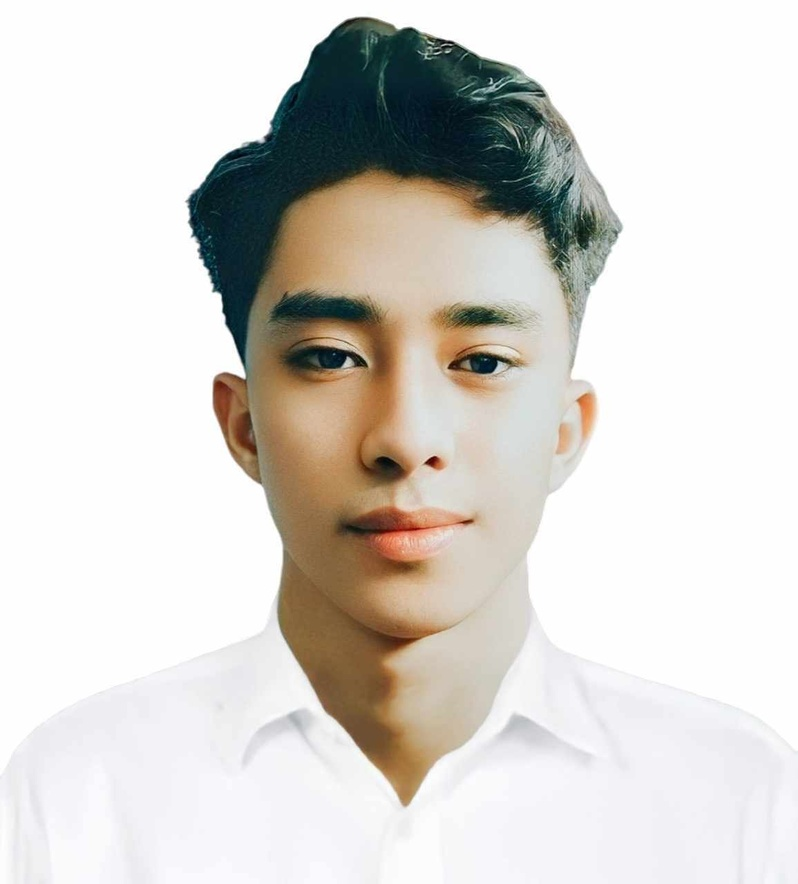
#> input picture Feature-Extraction-Machine-Problem-3/images/original_image1.jpg, 798 x 884 px, shrunk from 1155 x 1280 before the run, found by its file name
$ jupyter execute --allow-errors feature_extraction.ipynb   (shell and % lines are left out)
#> lines starting #> are read from the running program, lines starting #| are printed output that depends on the picture
[cell 1]


%cd opencv
%cd build

[cell 2]
from google.colab import drive
drive.mount('/content/drive')

#***SIFT***

[cell 3]
import cv2
import matplotlib.pyplot as plt

# Load the images
image1 = cv2.imread('/content/drive/MyDrive/IMAGES/original_image1.jpg')
#> image1 is the input picture: shape (884, 798, 3); mean B, G, R 208.6, 213.3, 216.5
image2 = cv2.imread('/content/drive/MyDrive/IMAGES/original_image2.jpg')
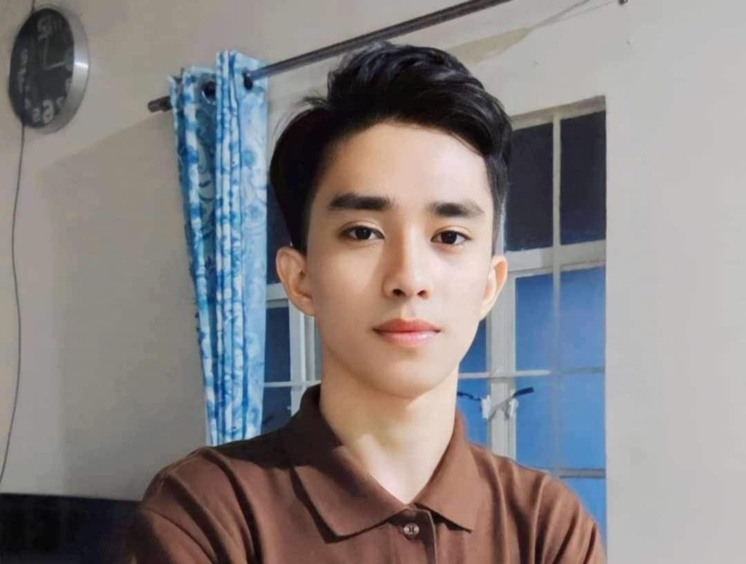
#> input picture Feature-Extraction-Machine-Problem-3/images/original_image2.jpg, 746 x 564 px, shrunk from 1080 x 817 before the run, found by its file name
#> image2 is the input picture: shape (564, 746, 3); mean B, G, R 131.6, 131.1, 136.2

# Convert both images to grayscale
gray_image1 = cv2.cvtColor(image1, cv2.COLOR_BGR2GRAY)
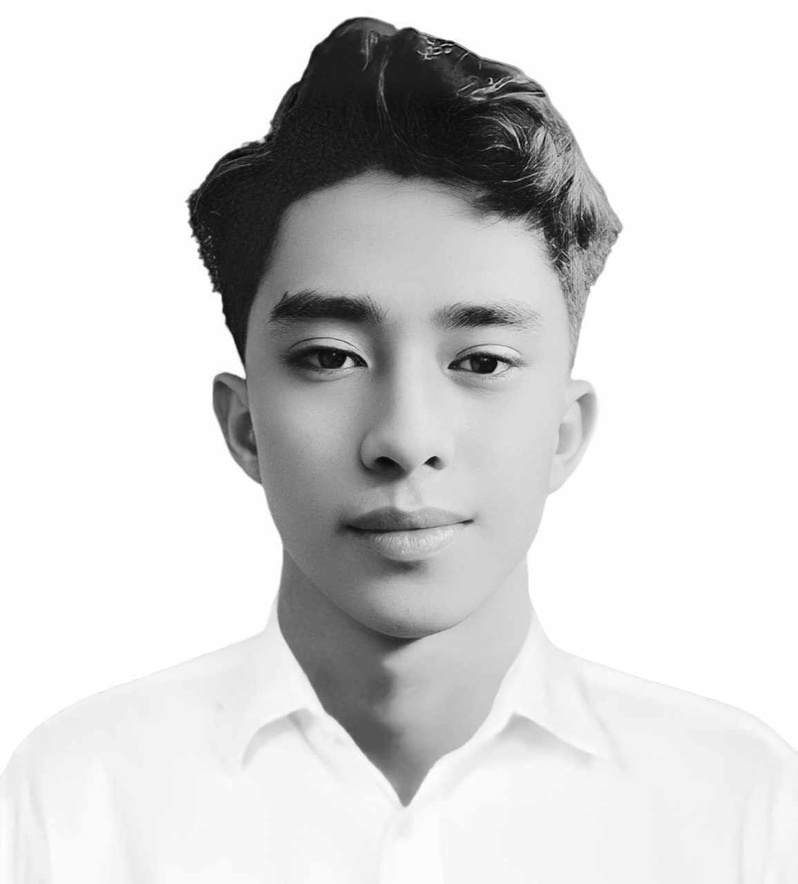
#> gray_image1: shape (884, 798); min 0, max 255, mean 213.8
gray_image2 = cv2.cvtColor(image2, cv2.COLOR_BGR2GRAY)
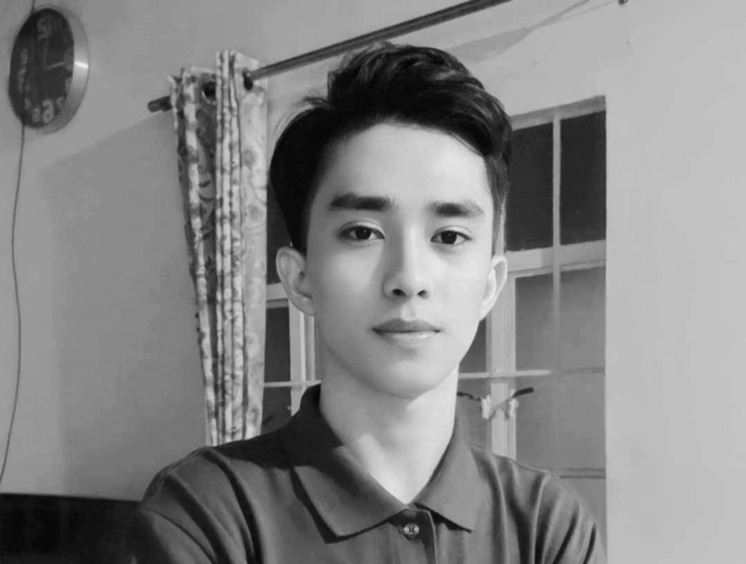
#> gray_image2: shape (564, 746); min 2, max 239, mean 132.7

# Initialize SIFT detector
sift = cv2.SIFT_create()

# Detect keypoints and descriptors for both images
keypoints1, descriptors1 = sift.detectAndCompute(gray_image1, None)
#> keypoints1 = 507 keypoints; strongest (x, y, size): (433, 462, 7.9), (239, 216, 74.7), (485, 363, 16.7), (447, 52, 2.1)
keypoints2, descriptors2 = sift.detectAndCompute(gray_image2, None)
#> keypoints2 = 837 keypoints; strongest (x, y, size): (448, 237, 11.5), (422, 293, 4.9), (415, 165, 60.4), (552, 180, 86.5)

# Draw keypoints on both images
image_with_keypoints1 = cv2.drawKeypoints(image1, keypoints1, None)
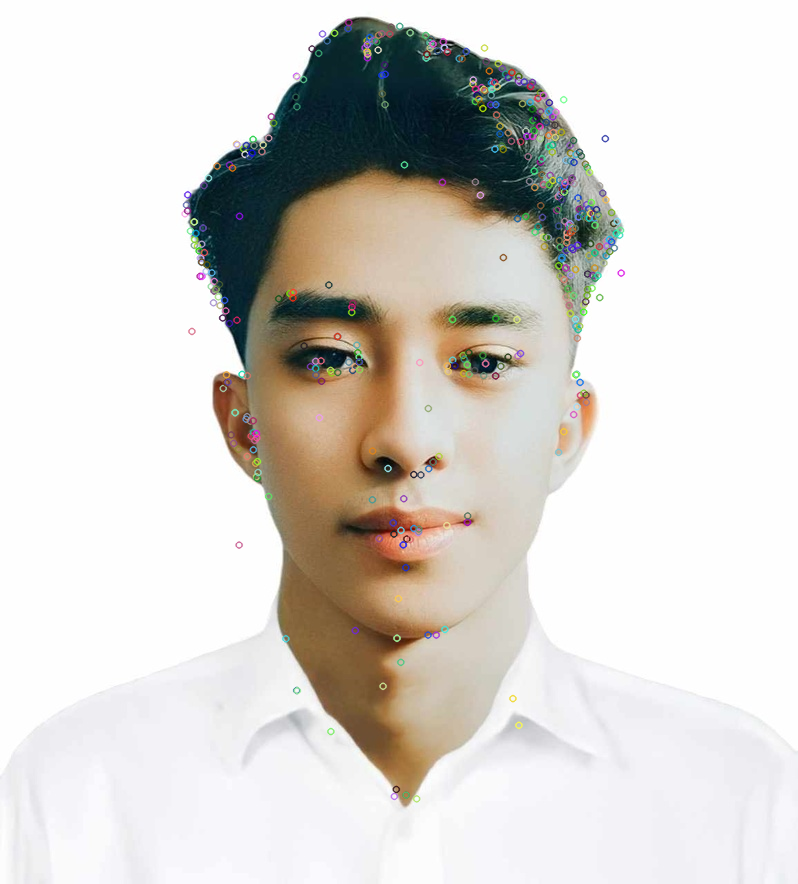
#> image_with_keypoints1: shape (884, 798, 3); mean B, G, R 208.7, 213.4, 216.6
image_with_keypoints2 = cv2.drawKeypoints(image2, keypoints2, None)
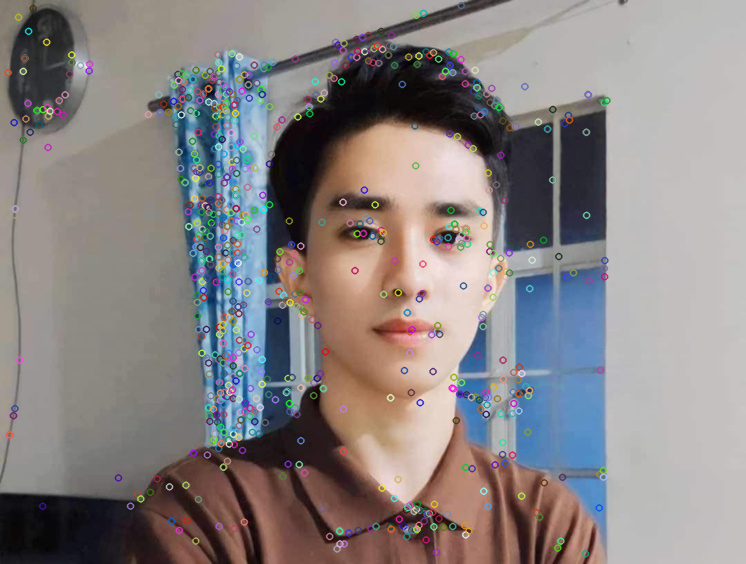
#> image_with_keypoints2: shape (564, 746, 3); mean B, G, R 131.5, 131.4, 137

# Display the first image with keypoints
plt.figure(figsize=(10, 5))
plt.subplot(1, 2, 1)
plt.imshow(cv2.cvtColor(image_with_keypoints1, cv2.COLOR_BGR2RGB))
plt.title('SIFT Keypoints - Image 1')

# Display the second image with keypoints
plt.subplot(1, 2, 2)
plt.imshow(cv2.cvtColor(image_with_keypoints2, cv2.COLOR_BGR2RGB))
plt.title('SIFT Keypoints - Image 2')

plt.show()
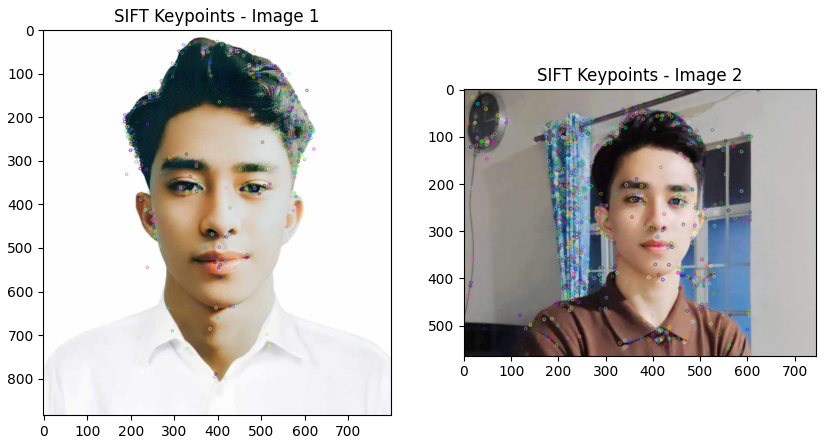
#> figure drawn by matplotlib, 2 panels

#***SURF***

[cell 4]
def process_image(image_path):
    # Load the image
    image = cv2.imread(image_path)
    if image is None:
        print(f"Error: Unable to load image at {image_path}")
        return

    # Convert to grayscale
    gray_image = cv2.cvtColor(image, cv2.COLOR_BGR2GRAY)

    # Initialize SURF detector (make sure you have opencv-contrib-python installed)
    surf = cv2.xfeatures2d.SURF_create()

    # Detect keypoints and descriptors
    keypoints, descriptors = surf.detectAndCompute(gray_image, None)

    # Draw keypoints on the image
    image_with_keypoints = cv2.drawKeypoints(image, keypoints, None)

    # Display the image with keypoints
    plt.imshow(cv2.cvtColor(image_with_keypoints, cv2.COLOR_BGR2RGB))
    plt.title(f'SURF Keypoints: {image_path}')
    plt.show()

# List of image paths
image_paths = ['/content/drive/MyDrive/IMAGES/original_image1.jpg', '/content/drive/MyDrive/IMAGES/original_image2.jpg']

# Process each image
#> (the rest of this cell did not finish here and is left out)

#***ORB***

[cell 5]
import cv2
import matplotlib.pyplot as plt

# Load the images
image1 = cv2.imread('original_image1.jpg')
image2 = cv2.imread('original_image2.jpg')

# Convert both images to grayscale
gray_image1 = cv2.cvtColor(image1, cv2.COLOR_BGR2GRAY)
gray_image2 = cv2.cvtColor(image2, cv2.COLOR_BGR2GRAY)

# Initialize ORB detector
orb = cv2.ORB_create()

# Detect keypoints and descriptors for both images
keypoints1, descriptors1 = orb.detectAndCompute(gray_image1, None)
#> keypoints1 = 500 keypoints; strongest (x, y, size): (262, 133, 111.1), (500, 363, 64.3), (491, 82, 31), (218, 294, 53.6)
keypoints2, descriptors2 = orb.detectAndCompute(gray_image2, None)
#> keypoints2 = 500 keypoints; strongest (x, y, size): (450, 236, 77.1), (452, 234, 64.3), (453, 233, 53.6), (451, 236, 92.6)

# Draw keypoints on both images
image_with_keypoints1 = cv2.drawKeypoints(image1, keypoints1, None)
image_with_keypoints2 = cv2.drawKeypoints(image2, keypoints2, None)
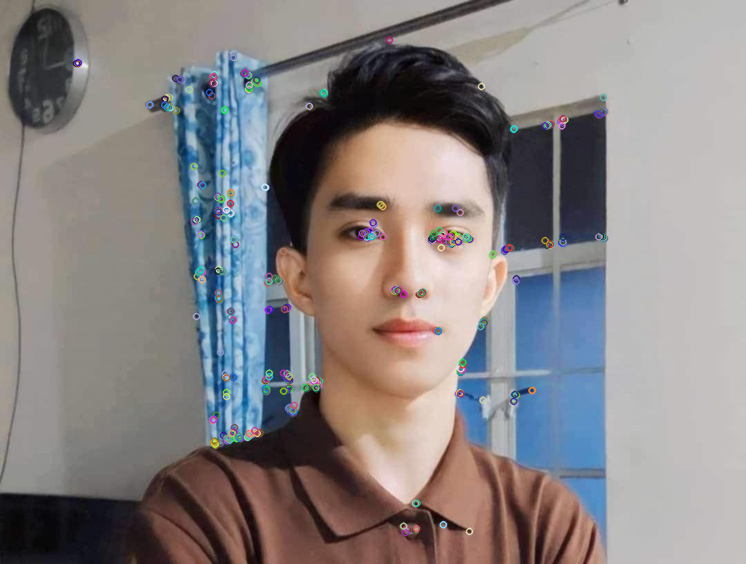
#> image_with_keypoints2: shape (564, 746, 3); mean B, G, R 131.9, 131.4, 136.6

# Display the first image with keypoints
plt.figure(figsize=(10, 5))
plt.subplot(1, 2, 1)
plt.imshow(cv2.cvtColor(image_with_keypoints1, cv2.COLOR_BGR2RGB))
plt.title('ORB Keypoints - Image 1')

# Display the second image with keypoints
plt.subplot(1, 2, 2)
plt.imshow(cv2.cvtColor(image_with_keypoints2, cv2.COLOR_BGR2RGB))
plt.title('ORB Keypoints - Image 2')

plt.show()
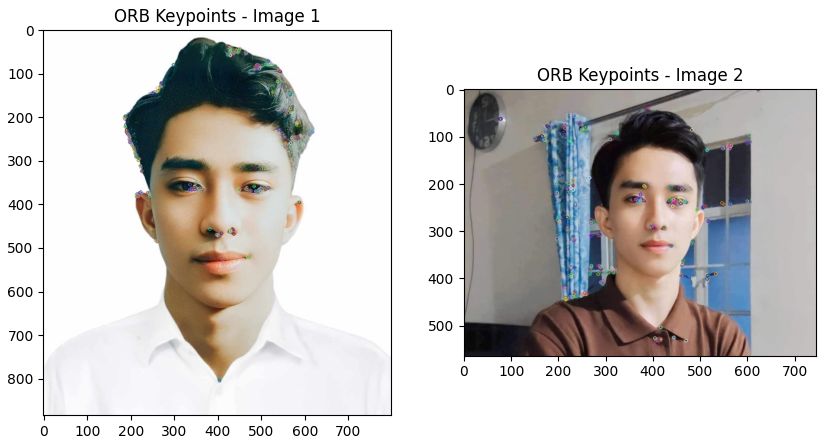
#> figure drawn by matplotlib, 2 panels
